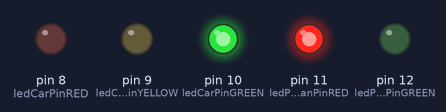
Recording of a sketch running on a simulated Arduino Uno, built with avr-gcc and run on an emulated ATmega328P. Shown: output pins drawn as LEDs (lit = HIGH).

Above: at 2.5 s.
At 7.5 s:
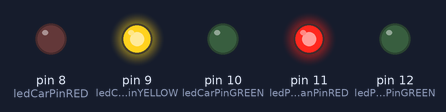
At 13.2 s:
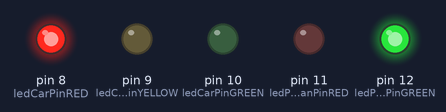
At 19.7 s:
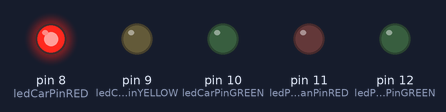
Timing chart, 0 to 26.0 s (numbered marks = the images above):
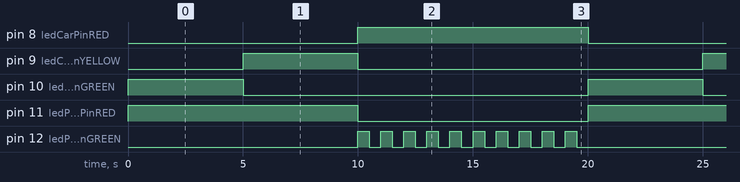

Measured:
- by itself, pin 8 (ledCarPinRED), pin 11 (ledPedestrianPinRED): alternates HIGH for 10.0 s and LOW for 10.0 s
- by itself, pin 9 (ledCarPinYELLOW), pin 10 (ledCarPinGREEN): alternates HIGH for 5.0 s and LOW for 15.0 s
- by itself, pin 12 (ledPedestrianPinGREEN): repeats every 20.0 s: 9 × (LOW 0.50 s, HIGH 0.50 s), LOW 10.5 s, HIGH 0.50 s

The sketch:

11_Arduino_Desafio_Semaforo.ino
```cpp
const int ledCarPinRED = 8;
const int ledCarPinYELLOW = 9;
const int ledCarPinGREEN = 10;
const int ledPedestrianPinRED = 11;
const int ledPedestrianPinGREEN = 12;


void setup()
{
  pinMode(ledCarPinRED, OUTPUT);
  pinMode(ledCarPinYELLOW, OUTPUT);
  pinMode(ledCarPinGREEN, OUTPUT);
  pinMode(ledPedestrianPinRED, OUTPUT);
  pinMode(ledPedestrianPinGREEN, OUTPUT);
}

void loop()
{
  digitalWrite(ledCarPinGREEN, HIGH);
  digitalWrite(ledPedestrianPinRED, HIGH);

  delay(5000);

  digitalWrite(ledCarPinGREEN, LOW);
  digitalWrite(ledCarPinYELLOW, HIGH);

  delay(5000);

  digitalWrite(ledCarPinYELLOW, LOW);
  digitalWrite(ledCarPinRED, HIGH);
  digitalWrite(ledPedestrianPinRED, LOW);
  digitalWrite(ledPedestrianPinGREEN, HIGH);

  for( int i = 0; i < 10; i++) {
  	digitalWrite(ledPedestrianPinGREEN, HIGH);
    delay(500);
    digitalWrite(ledPedestrianPinGREEN, LOW);
    delay(500);
  }

  digitalWrite(ledPedestrianPinGREEN, LOW);
  digitalWrite(ledCarPinRED, LOW);
}
```
